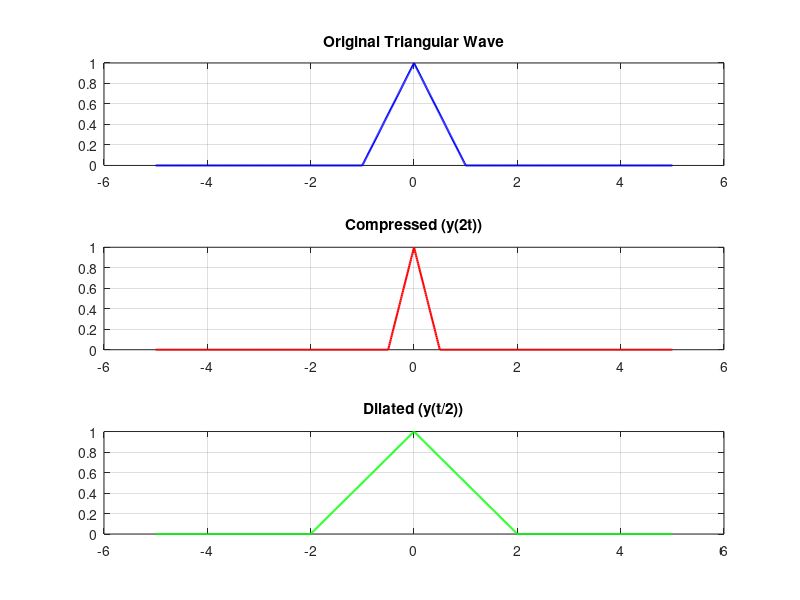

This figure's MATLAB source:
t = -5:0.01:5;
y_orig = tripuls(t, 2);     % Original (width 2)
y_comp = tripuls(2*t, 2);   % Compressed by factor of 2
y_dil  = tripuls(t/2, 2);   % Dilated by factor of 2

figure;
subplot(3,1,1); plot(t, y_orig, 'b', 'LineWidth', 1.5); title('Original Triangular Wave'); grid on;
subplot(3,1,2); plot(t, y_comp, 'r', 'LineWidth', 1.5); title('Compressed (y(2t))'); grid on;
subplot(3,1,3); plot(t, y_dil, 'g', 'LineWidth', 1.5); title('Dilated (y(t/2))'); grid on;
